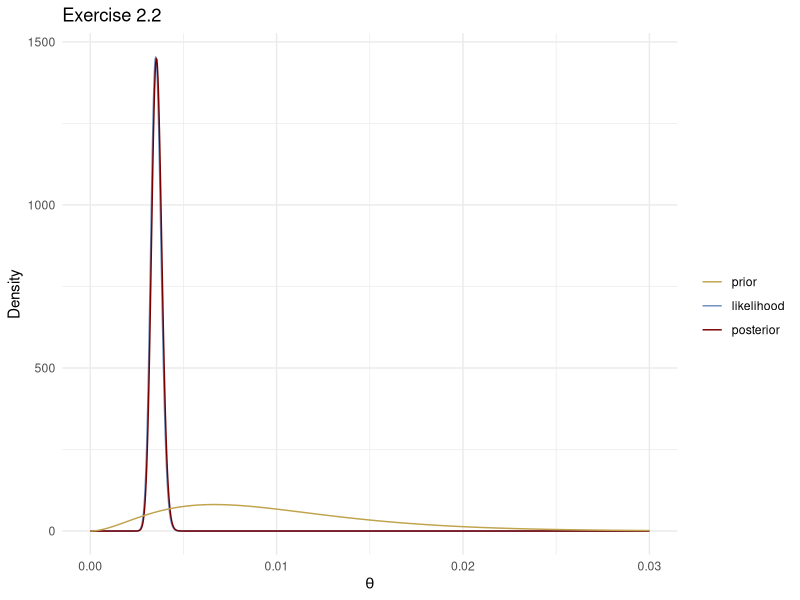
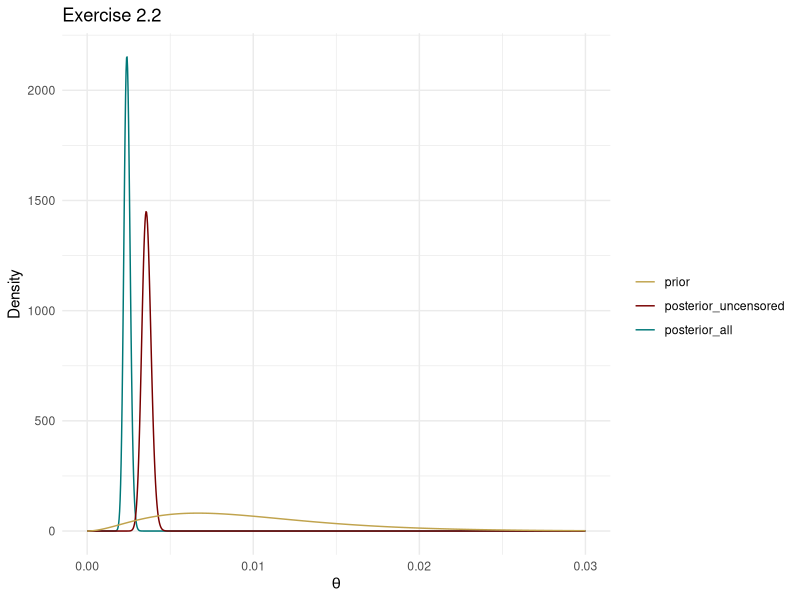

Recreate these plots in R, in order.
## ---- chunk 1
#| output: false
library(tidyverse) # loads data manipulation and visualization packages
library(survival) # loads the lung cancer data as `lung`
colors = c("#6C8EBF", "#c0a34d", "#780000","#007878","#B5C6DF","#EADAAA","#AE6666")
## ---- chunk 2
# Summarize the data needed for the posterior, filter out censored data
data_summary <- lung %>% filter(status == 2) %>% summarize(n = n(), sum_x = sum(time))
## ---- chunk 3
# Set up prior hyperparameters
alpha_prior <- 3   # shape parameter
beta_prior <- 300  # rate parameter

# Compute posterior hyperparameters
alpha_post <- alpha_prior + data_summary$n  
beta_post <- beta_prior + data_summary$sum_x   
## ---- chunk 4
# Plot the prior and posterior densities, and the (normalized) likelihood as a bon 
thetaGrid <- seq(0, 0.03, length.out = 1000)
prior_density <- dgamma(thetaGrid, shape = alpha_prior, rate = beta_prior)
likelihood_density <- dgamma(thetaGrid, shape = data_summary$n, rate = data_summary$sum_x)
posterior_density <- dgamma(thetaGrid, shape = alpha_post, rate = beta_post)

df <- data.frame(
  thetaGrid = thetaGrid, 
  prior = prior_density, 
  likelihood = likelihood_density,
  posterior = posterior_density
)

df_long <- df %>% pivot_longer(-thetaGrid, names_to = "density_type", values_to = "density")

# Plot using ggplot2
ggplot(df_long) +
  aes(x = thetaGrid, y = density, color = density_type) +
  geom_line() +
  scale_colour_manual(
    breaks = c("prior", "likelihood", "posterior"), 
    values = c(colors[2], colors[1], colors[3])) +
  labs(title = "Exercise 2.2", x = expression(theta), y = "Density", color = "") + 
  theme_minimal()
## ---- chunk 5
# Summarize the data needed for the posterior, grouped by `status`:
data_summary <- lung %>% group_by(status) %>% summarize(n = n(), sum_x = sum(time))
## ---- chunk 6
# Set up prior hyperparameters
alpha_prior <- 3   # shape parameter
beta_prior <- 300  # rate parameter

# Compute posterior hyperparameters - only uncensored data
alpha_post_u <- alpha_prior + data_summary$n[2] # second row is uncensored data (status = 2)  
beta_post_u <- beta_prior + data_summary$sum_x[2] # sum over uncensored observations

# Compute posterior hyperparameters - all data
alpha_post_all <- alpha_prior + data_summary$n[2] # note: this is still n_u 
beta_post_all <- beta_prior + sum(data_summary$sum_x) # sum over all observations   
## ---- chunk 7
# Plot the prior and the two posterior densities 
thetaGrid <- seq(0, 0.03, length.out = 1000)
prior_density <- dgamma(thetaGrid, shape = alpha_prior, rate = beta_prior)
posterior_density_u <- dgamma(thetaGrid, shape = alpha_post_u, rate = beta_post_u)
posterior_density_all <- dgamma(thetaGrid, shape = alpha_post_all, rate = beta_post_all)


df <- data.frame(
  thetaGrid = thetaGrid, 
  prior = prior_density, 
  posterior_uncensored = posterior_density_u,
  posterior_all = posterior_density_all
)

df_long <- df %>% pivot_longer(-thetaGrid, names_to = "density_type", values_to = "density")

# Plot using ggplot2
ggplot(df_long) +
  aes(x = thetaGrid, y = density, color = density_type) +
  geom_line() +
  scale_colour_manual(
    breaks = c("prior", "posterior_uncensored", "posterior_all"), 
    values = c(colors[2], colors[3], colors[4])) +
  labs(title = "Exercise 2.2", x = expression(theta), y = "Density", color = "") + 
  theme_minimal()
